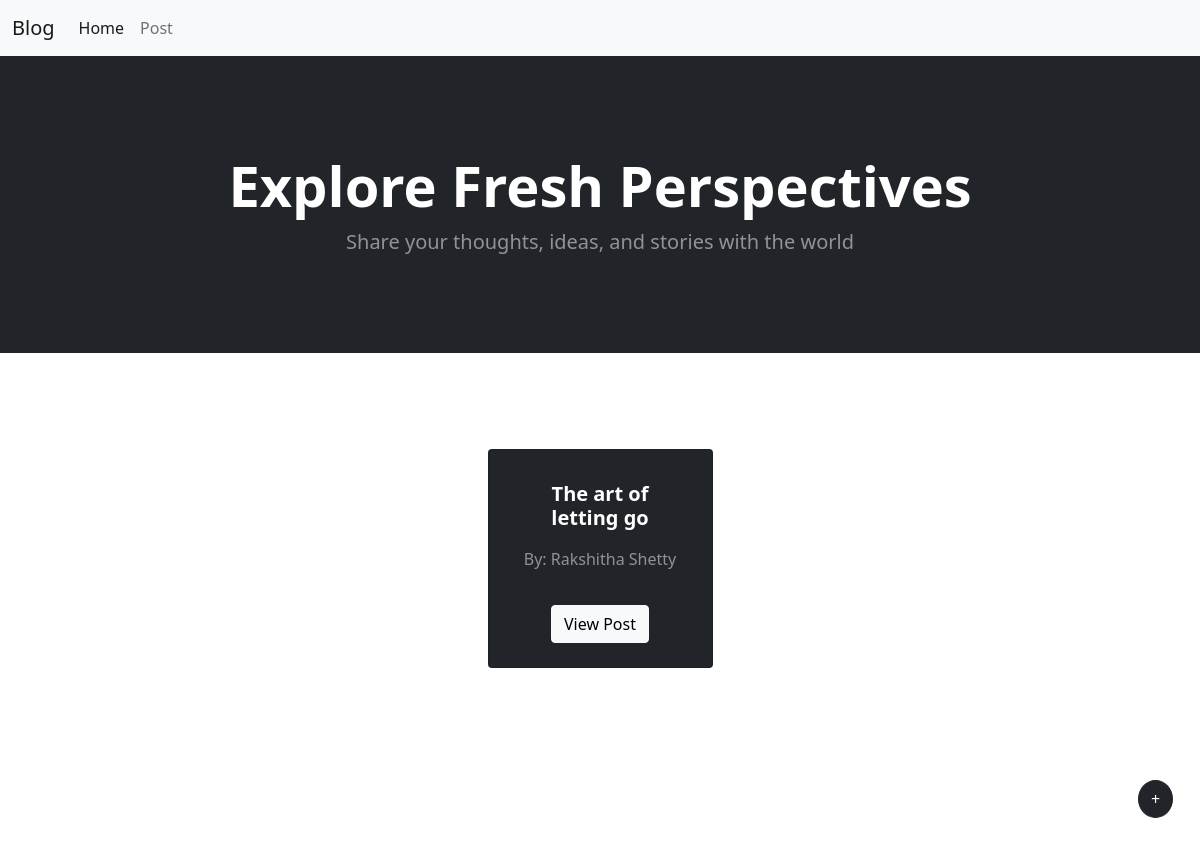
Before: / with the older database file.
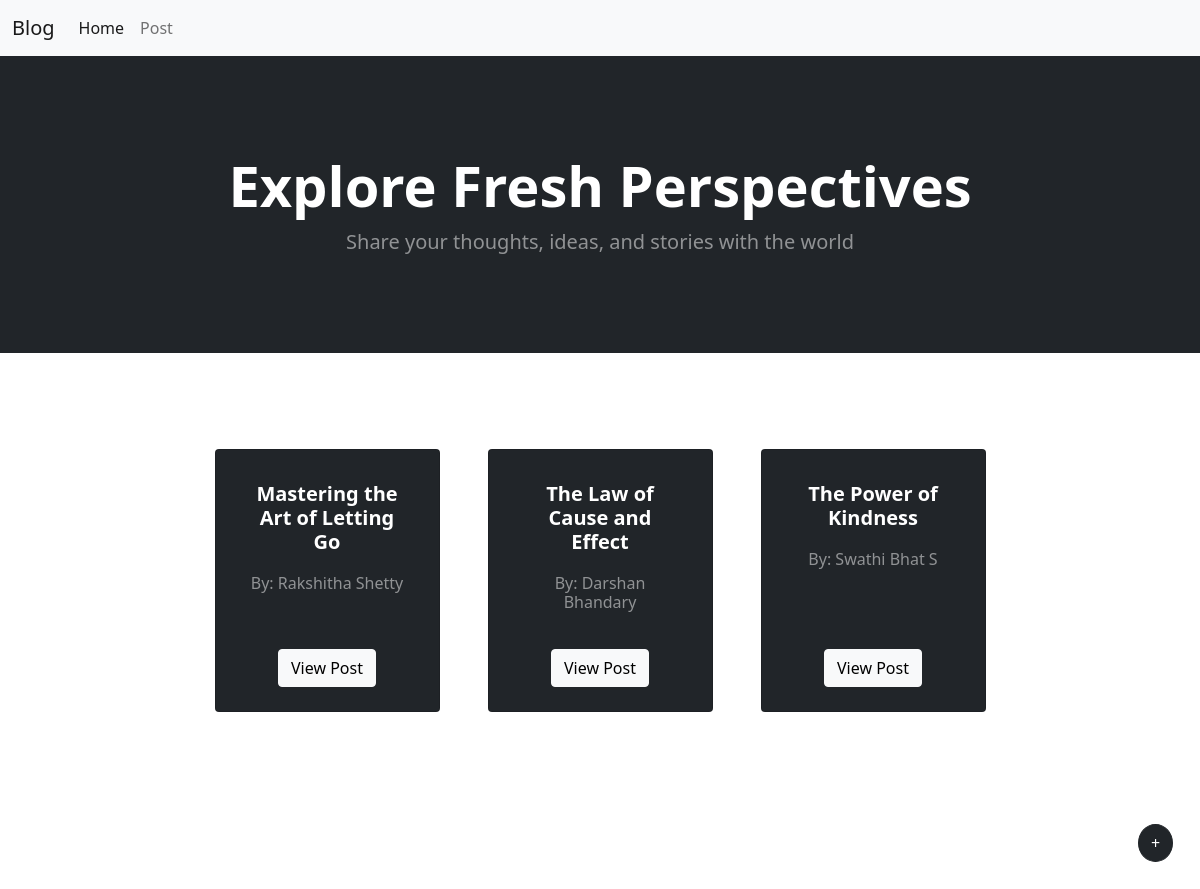
After: the same page with the newer database file.
### blog/models.py (models this page shows, shortened)
class Post(models.Model):
    title = models.CharField(max_length=100)
    content = models.TextField()
    author = models.CharField(max_length=50)
    created_at = models.DateTimeField(auto_now_add=True)
    updated_at = models.DateTimeField(auto_now=True)

### blog/views.py (the view)
# urls.py: path('', views.list_post, name="list_post"),
def list_post(request):
    blog_posts = Post.objects.all()
    return render(request, 'home.html', {'blog_posts':blog_posts})

### blog/templates/home.html
{% extends 'base.html' %}
{% block content %}
<header class="bg-dark py-5">
    <div class="container px-4 px-lg-5 my-5">
        <div class="text-center text-white">
            <h1 class="display-4 fw-bolder">Explore Fresh Perspectives</h1>
            <p class="lead fw-normal text-white-50 mb-0">Share your thoughts, ideas, and stories with the world</p>
        </div>
    </div>
</header>
<section class="py-5">
    <div class="container px-4 px-lg-5 mt-5">
        <div class="row gx-4 gx-lg-5 row-cols-2 row-cols-md-3 row-cols-xl-4 justify-content-center">
            {% for post in blog_posts %}
            <div class="col mb-5">
                <div class="card h-100 bg-dark">
                    <div class="card-body p-4">
                        <div class="text-left">
                            <center>
                                <h5 class="fw-bolder p-2 text-white">{{ post.title }}</h5>
                            <h6 class="p-1 text-white-50">By: {{ post.author }}</h6>
                            </center>
                        </div>
                    </div>
                    <div class="card-footer p-4 pt-0 border-top-0 bg-transparent">
                        <div class="text-center"><a class="btn btn-light mt-auto"
                                href="{% url 'view_post' post.id %}">View Post</a></div>
                    </div>
                </div>
            </div>
            {% endfor %}
        </div>
    </div>
</section>
<div class="container-full-width">
    <div class="mb-3">
        <div class="row">
            <div class="col-md-11"></div>
            <div class="col-md-1">
                <div class="card-body">
                    <a href="{% url 'add_post' %}" class="btn btn-dark text-white" style="border-radius: 50%;">+</a>
                </div>
            </div>
        </div>
    </div>
</div>
{% endblock %}

### blog/templates/base.html (shortened to what this page needs)
<!doctype html>
<html lang="en">
<head>
    <link href="https://cdn.jsdelivr.net/npm/bootstrap@5.0.2/dist/css/bootstrap.min.css" rel="stylesheet"
>
</head>
<body>
    <nav class="navbar navbar-expand-lg navbar-light bg-light">
        <div class="container-fluid">
            <a class="navbar-brand" href="#">Blog</a>
            <div class="collapse navbar-collapse" id="navbarSupportedContent">
                <ul class="navbar-nav me-auto mb-2 mb-lg-0">
                    <li class="nav-item">
                        <a class="nav-link active" aria-current="page" href="{% url 'list_post' %}">Home</a>
                    </li>
                    <li class="nav-item">
                        <a class="nav-link" aria-current="page" href="{% url 'add_post' %}">Post</a>
                    </li>
                </ul>
            </div>
        </div>
    </nav>
    {% block content %}{% endblock %}
</body>
</html>

Changed rows visible on the page:
removed Post: title "The art of letting go", author "Rakshitha Shetty"
added Post: title "Mastering the Art of Letting Go", author "Rakshitha Shetty"
added Post: title "The Law of Cause and Effect", author "Darshan Bhandary"
added Post: title "The Power of Kindness", author "Swathi Bhat S"
